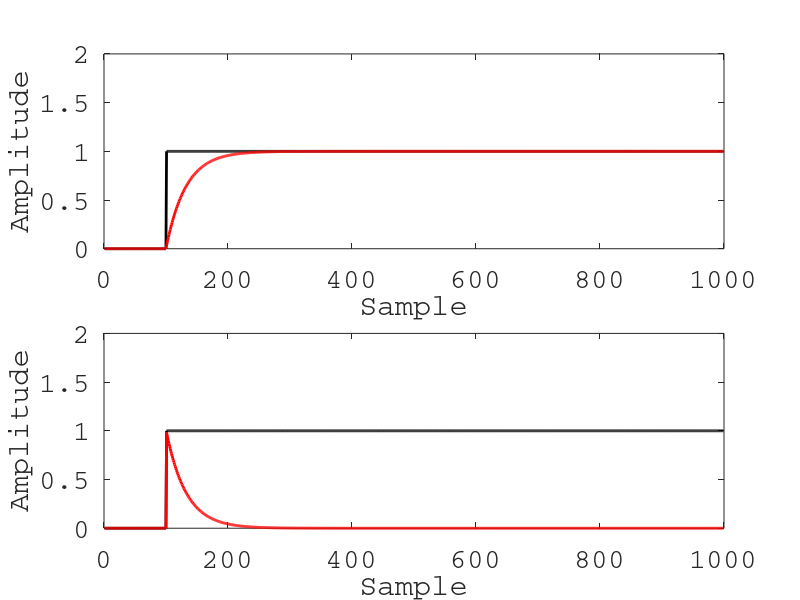

The MATLAB script that drew this image:
clear;
close;
home;
pkg load signal;

%dsp parameters for x-axis:
fs = 1.0e4; %Hz
fc = 0.5e2; %Hz
fc = fc/fs;
x = exp(-2*pi*fc);
a0 = 1-x;
b1 = x;
N = 1000;
M = 100;

%Low-pass filtering
st = [zeros(M,1); ones(N-M,1);];
y = zeros(size(st));
y(1) = a0*st(1);
for i = 2:N
	y(i) = a0*st(i)+b1*y(i-1);
endfor

a0 = (1+x)/2;
a1 = -a0;
b1 = x;

%High-pass filtering
z = zeros(size(st));
z(1) = a0*st(1);
for i = 2:N
	z(i) = a0*st(i)+a1*st(i-1)+b1*z(i-1);
endfor

%Plotting section
figure(1, 'position',[0,0,1000,1000]);
subplot(2,1,1);
plot(st,'color','black','linewidth',2.0);
hold on;
plot(y,'color','red','linewidth',2.0);
axis([0 N+1 0 2]);
xlabel('Sample','fontname','Courier','fontsize',20);
ylabel('Amplitude','fontname','Courier','fontsize',20);
set(gca(),'fontname','Courier','fontsize',20);
subplot(2,1,2);
plot(st,'color','black','linewidth',2.0);
hold on;
plot(z,'color','red','linewidth',2.0);
axis([0 N+1 0 2]);
xlabel('Sample','fontname','Courier','fontsize',20);
ylabel('Amplitude','fontname','Courier','fontsize',20);
set(gca(),'fontname','Courier','fontsize',20);
